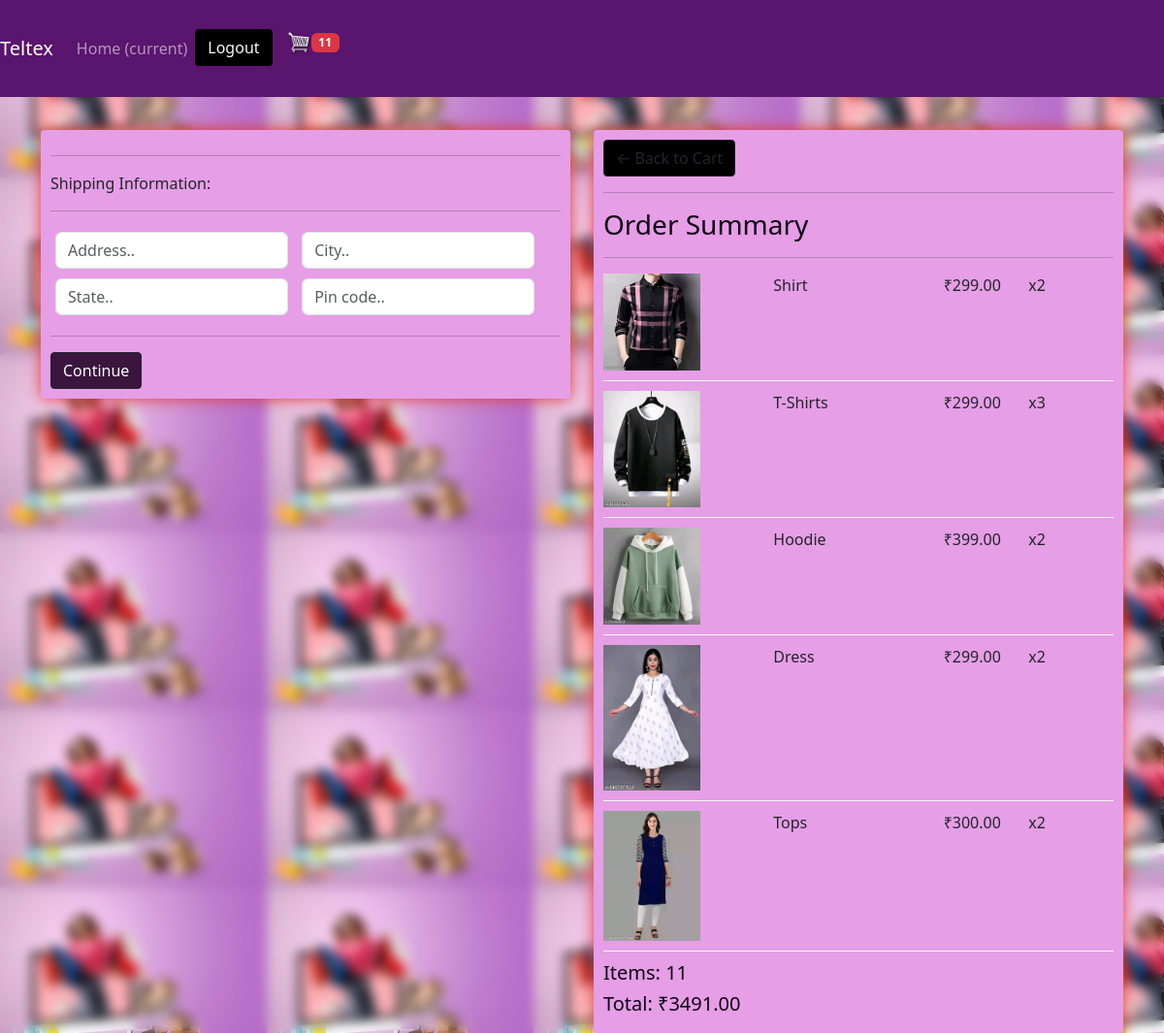
Screenshot of /checkout/ (signed in) with the database file from the repository.
### Store/models.py (models this page shows, shortened)
class Order_Item(models.Model):
    product = models.ForeignKey(Product, on_delete=models.CASCADE)
    order = models.ForeignKey(Order, on_delete=models.CASCADE)
    quantity = models.IntegerField(default=0)
    amount = models.IntegerField(default= 0)
    date_ordered = models.TimeField(auto_now_add=True)
    @property
    def get_total(self):
        total = self.product.price * self.quantity
        return total

class Product(models.Model):
    name =models.CharField(max_length=200)
    price = models.DecimalField(max_digits=7, decimal_places=2)
    digital = models.BooleanField(default=False, null=True, blank=False)
    image = models.ImageField(null=True, blank=True)
    @property
    def imageURL(self):
        try:
            url = self.image.url
        except:
            url = ''
        return url

class Order(models.Model):
    customer = models.ForeignKey(Customer, on_delete=models.SET_NULL, null=True, blank=True)
    order_date = models.DateTimeField(auto_now_add=True)
    cart_complete = models.BooleanField(default=False, null=True, blank=False)
    transaction_id = models.CharField(max_length=200, null=True)
    @property
    def get_total_price(self):
        order_item = self.order_item_set.all()
        total_price = sum([order_product.get_total for order_product in order_item])
        return total_price
    @property
    def get_total_quantity(self):
        order_item = self.order_item_set.all()
        total_quantity = sum([order_product.quantity for order_product in order_item])
        return total_quantity
    @property
    def shipping(self):
        shipping = False
        order_items = self.order_item_set.all()
        for i in order_items:
            if i.product.digital==False:
                shipping = True
                break
        return shipping

### Store/views.py (the view)
# urls.py: path('checkout/',views.checkout, name = "checkout"),
def checkout(request):
    data = cartData(request)
    cartItems = data['cartItems']
    order = data['order']
    items = data['items']
    context ={'items':items, 'order':order, 'cartItems':cartItems}
    return render(request, 'store/checkout.html',context)

### Store/utils.py (called while the page is built)
def cartData(request):
    if request.user.is_authenticated:
        customer = request.user.customer
        order, created = Order.objects.get_or_create(customer = customer, cart_complete = False)
        items = order.order_item_set.all()
        cartItems = order.get_total_quantity
    else:
        cookieData = cookieCart(request)
        cartItems = cookieData['cartItems']
        order = cookieData['order']
        items = cookieData['items']
    return{'cartItems':cartItems, 'order':order, 'items':items}

### Store/templates/store/checkout.html (shortened to what this page needs)
{% extends 'store/main.html' %}
{% load static %}
{% block content %}
    <div class="row">
        <div class="col-lg-6">
            <div class="box-element" id="form-wrapper">
                <form id="form">
                    <div id="shipping-info">
                        <hr>
                        <p>Shipping Information:</p>
                        <hr>
                        <div class="form-field">
                            <input class="form-control" type="text" name="address" placeholder="Address..">
                        </div>
                        <div class="form-field">
                            <input class="form-control" type="text" name="city" placeholder="City..">
                        </div>
                        <div class="form-field">
                            <input class="form-control" type="text" name="state" placeholder="State..">
                        </div>
                        <div class="form-field">
                            <input class="form-control" type="text" name="pincode" placeholder="Pin code..">
                        </div>
                    </div>
                    <hr>
                    <input id="form-button" class="btn btn-outline-dark btn-block" style="background-color: rgb(58, 21, 61); color: #fcfcfc; border-radius: 4px;" type="submit" value="Continue">
                </form>
            </div>
            <br>
        </div>
        <div class="col-lg-6">
            <div class="box-element">
                <a  class="btn btn-outline-dark" href="{% url 'cart' %}">&#x2190; Back to Cart</a>
                <hr>
                <h3>Order Summary</h3>
                <hr>
                {% for item in items %}
                    <div class="cart-row">
                        <div style="flex:2"><img class="row-image" src="{{item.product.imageURL}}"></div>
                        <div style="flex:2"><p>{{item.product.name}}</p></div>
                        <div style="flex:1"><p>₹{{item.product.price|floatformat:2}}</p></div>
                        <div style="flex:1"><p>x{{item.quantity}}</p></div>
                    </div>
                {% endfor %}
                <h5>Items:   {{order.get_total_quantity}}</h5>
                <h5>Total:   ₹{{order.get_total_price}}</h5>
            </div>
        </div>
    </div>
{% endblock content %}

### static/css/main.css (style rules this page uses)
body { background-color: hsl(283, 69%, 87%) }
h1,h2,h3,h4,h5,h6 { color:hsl(278, 89%, 4%); }
.box-element { box-shadow:hsl(0, 72%, 55%) 0 0 16px; background-color: #e69ee6; border-radius: 4px; padding: 10px; }
.col-lg-4, .col-lg-6, .col-lg-8, .col-lg-12 { margin-top: 10px; }
.btn { border-radius: 0; background-color: black; border-radius: 4px; }
.row-image { width: 100px; }
.form-field { width:250px; display: inline-block; padding: 5px; }
.cart-row { display: flex; align-items: flex-stretch; padding-bottom: 10px; margin-bottom: 10px; border-bottom: 1px solid #f7f4f4; }
#bg { backdrop-filter: blur(6px); -webkit-backdrop-filter: blur(5px); }

### Store/templates/store/main.html (style rules this page uses)
#bg { backdrop-filter: blur(6px); -webkit-backdrop-filter: blur(5px); }

### rows the page displays
Order_Item: product.imageURL (picture), product.name "Shirt", product.price "299.00", quantity "2"
Order_Item: product.imageURL (picture), product.name "T-Shirts", product.price "299.00", quantity "3"
Order_Item: product.imageURL (picture), product.name "Hoodie", product.price "399.00", quantity "2"
Order_Item: product.imageURL (picture), product.name "Dress", product.price "299.00", quantity "2"
Order_Item: product.imageURL (picture), product.name "Tops", product.price "300.00", quantity "2"
Order: get_total_quantity "11", get_total_price "3491.00"

### other values shown
{{ cartItems }} "11"
